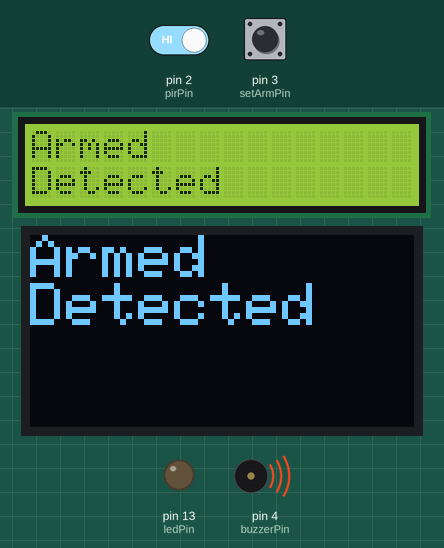
The sketch below on a simulated Arduino Mega 2560, built with avr-gcc and run on an emulated ATmega2560. On the bench: 16×2 character LCD, 128×64 one-colour display, output pins drawn as LEDs (lit = HIGH), buzzer (waves = sounding). Inputs (shaded band) come from the test bench; at power-on: pin 2 (pirPin) HIGH, pin 3 (setArmPin) HIGH. The display library's start-up logo is not drawn.

Above: at 5.8 s.
6.4 s: pin 2 (pirPin) driven LOW
At 7.7 s:
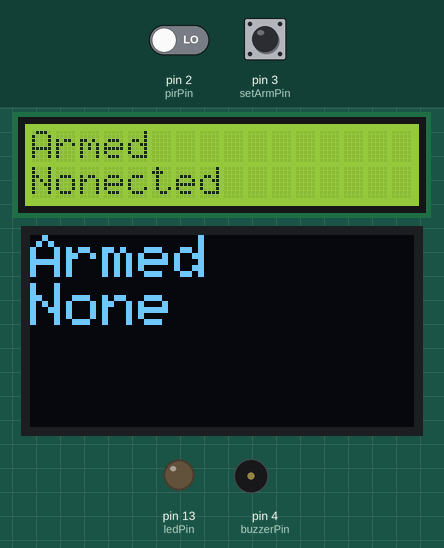
8.3 s: pin 3 (setArmPin) pulled LOW for 0.7 s
At 8.8 s:
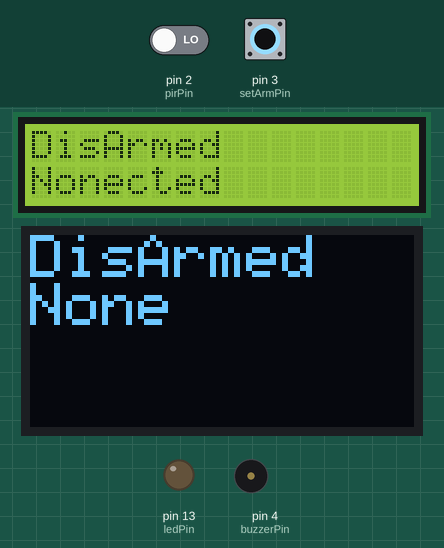
10.5 s: pin 2 (pirPin) driven HIGH
At 10.9 s:
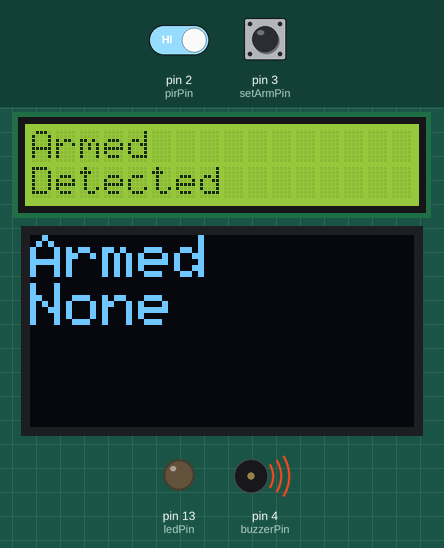
12.0 s: pin 3 (setArmPin) pulled LOW for 1 s
At 12.8 s:
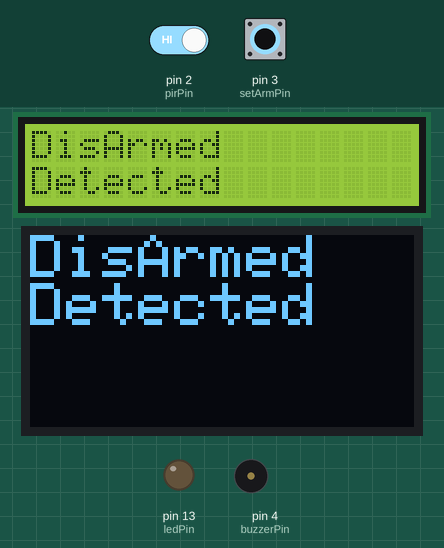
Timing chart, 0 to 15.5 s (numbered marks = the images above; inputs shaded):
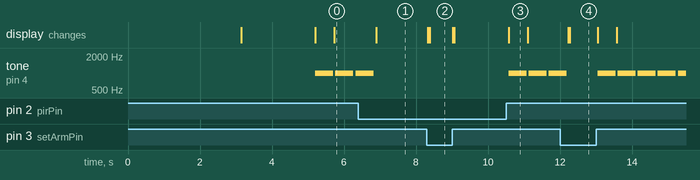

Measured:
- after the input at 6.4 s, tone on pin 4 (buzzerPin): goes on until 6.8 s, then stays silent; the display: changes after 0.50 s (image 1)
- after the input at 8.3 s, the display: first changes at once (image 2 shows a later state)
- after the input at 10.5 s, tone on pin 4 (buzzerPin): alternates 1000 Hz for 0.50 s and silent for 0.06 s, starting after 0.08 s; the display: changes after 0.08 s (image 3)
- after the input at 12.0 s, the display: first changes after 0.23 s (image 4 shows a later state)
- by itself, tone on pin 4 (buzzerPin): alternates 1000 Hz for 0.50 s and silent for 0.06 s
- what the display in image 3 shows lasts 0.5 s, from 10.6 s to 11.1 s

The sketch:

SimpleSecuritySystemPirOLED.ino
```cpp
/*
 * Example of simple security system using PIR Sensor
 * Components: I2C LCD Monitor attached to pin 20 and 21 on MEGA2560, Reed relay attached to pin2
 * Door state HIGH when megnetic apparts from reed relay
 * Author:Bruce Chiu
 * Date:2019/07/22
 * Email:boo.chiu@gmail.com
 */
#include <SPI.h>
#include <Wire.h>
#include <Adafruit_GFX.h>
#include <Adafruit_SSD1306.h>
//#include "marioStar.h"
#define OLED_RESET 4
Adafruit_SSD1306 display(OLED_RESET);
//Including I2C LCD Library
#include <Wire.h>
#include <LiquidCrystal_I2C.h>
LiquidCrystal_I2C lcd(0x27, 16, 2); // set the LCD address to 0x27 for a 16 chars and 2 line display
//const int reedRelayPin = 19;
const int pirPin = 2;//紅外線
const int setArmPin=3;//指撥開關
const int ledPin = 13;//改成13
const int buzzerPin=4;
//const int debounceTime = 200;
volatile boolean detectState = LOW;
boolean armState=LOW;
volatile unsigned long lastTriggeredTime = 0;
//counting interrupts
volatile int intCount=0;
char msgDetected[]="Detected";
char msgNone[]="None";


void setup() {
  //如果使用磁簧開關，請將INPUT_PULLUP當作pinMode的第二個參數
  pinMode(pirPin, INPUT_PULLUP);
//  attachInterrupt(digitalPinToInterrupt(reedRelayPin), btnHandlerArduino, CHANGE);
  pinMode(ledPin, OUTPUT);
  Serial.begin(115200);
  initLCD();
  initOLED();
  pinMode(setArmPin,INPUT_PULLUP);
  display.println("Simple Security System");
  lcd.setCursor(0,0);
  lcd.print("Simple Security System");
}

void loop() {
  // put your main code here, to run repeatedly:
  //if door state==HIGH, the door/window is open
  display.clearDisplay();
  display.setCursor(0,0);
  armState=digitalRead(setArmPin);
  detectState=digitalRead(pirPin);
  //Show security state
  if(armState){
    //display.setCursor(0,2);
    display.println("Armed");
    lcdPrint("Armed                 ",0);
  }
  else
  {
    //display.setCursor(0,4);
    display.println("DisArmed");
    lcdPrint("DisArmed              ",0);
  }
  //Show door state
  if(detectState){
    display.println(msgDetected);
    lcdPrint(msgDetected,1);
  }
  else{
    display.println(msgNone);
    lcdPrint(msgNone,1);
  }
  //Make sound when armed and door opened
  if(armState && detectState){
    tone(buzzerPin,1000);
    delay(500);
    noTone(buzzerPin);
  }
  else{
    noTone(buzzerPin);
  }
  display.display();

}

void initOLED() {
  display.begin(SSD1306_SWITCHCAPVCC, 0x3C);
  display.display();
  delay(2000);
  // Clear the buffer.
  display.clearDisplay();

  display.setTextSize(2);
  display.setTextColor(WHITE);
  display.setCursor(0,0);

}

void initLCD() {
  lcd.begin();
  lcd.backlight();
  lcd.setCursor(0, 0);
  lcd.print("Security System      ");
  lcd.setCursor(0, 1);
  lcd.print("Starts");
  delay(3000);
  lcd.clear();
}

void lcdPrint(char* strPtr, int row) {
  lcd.setCursor(0, row);
  lcd.print(strPtr);
}
```
